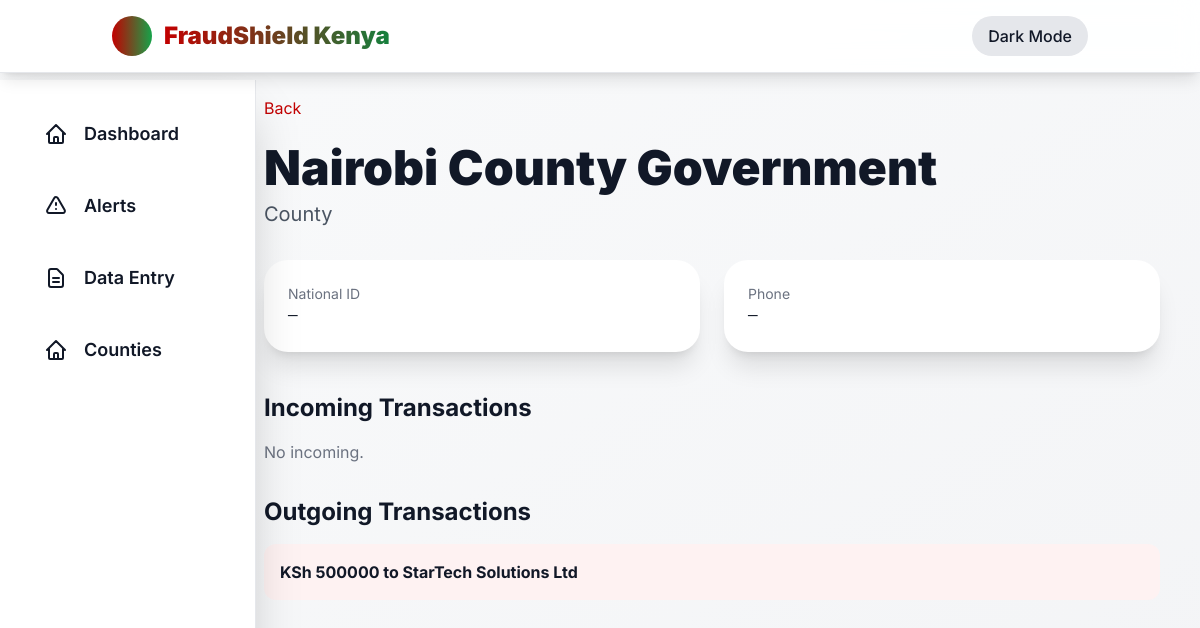
Screenshot of /entity/3/ with the database file from the repository.
### core/models.py (models this page shows, shortened)
class Entity(models.Model):
    ENTITY_TYPES = [('county','county'),('vendor','vendor'),('mp','mp'),('bank','bank'),('telco','telco')]
    name = models.CharField(max_length=255)
    entity_type = models.CharField(max_length=50, choices=ENTITY_TYPES)
    national_id = models.CharField(max_length=50, blank=True, null=True)
    phone = models.CharField(max_length=30, blank=True, null=True)
    metadata = models.JSONField(default=dict, blank=True)
    county = models.ForeignKey(County, null=True, blank=True, on_delete=models.SET_NULL)

class Transaction(models.Model):
    tx_id = models.CharField(max_length=100, unique=True)
    source_entity = models.ForeignKey(Entity, related_name='outgoing', on_delete=models.CASCADE)
    dest_entity = models.ForeignKey(Entity, related_name='incoming', on_delete=models.CASCADE)
    amount = models.DecimalField(max_digits=20, decimal_places=2)
    timestamp = models.DateTimeField()
    tx_type = models.CharField(max_length=50)  # 'mpesa','bank','cheque'
    metadata = models.JSONField(default=dict, blank=True)

### core/views.py (the view)
# urls.py: path('entity/<int:entity_id>/', views.entity_detail, name='entity-detail'),
def entity_detail(request, entity_id):
    entity = get_object_or_404(Entity, id=entity_id)
    incoming = Transaction.objects.filter(dest_entity=entity)
    outgoing = Transaction.objects.filter(source_entity=entity)
    return render(request, 'detail/entity.html', {
        'entity': entity,
        'incoming': incoming,
        'outgoing': outgoing
    })

### templates/detail/entity.html (shortened to what this page needs)
{% extends 'base.html' %}
{% block content %}
<div class="max-w-4xl mx-auto">
  <a href="/" class="inline-block mb-6 text-kenya-red hover:underline">Back</a>
  <h1 class="text-5xl font-black mb-2">{{ entity.name }}</h1>
  <p class="text-xl text-gray-600 mb-8">{{ entity.entity_type|capfirst }}</p>
  <div class="grid grid-cols-1 md:grid-cols-2 gap-6 mb-10">
    <div class="bg-white dark:bg-gray-800 p-6 rounded-3xl shadow-xl">
      <p class="text-sm text-gray-500">National ID</p>
      <p class="font-mono">{{ entity.national_id|default:"—" }}</p>
    </div>
    <div class="bg-white dark:bg-gray-800 p-6 rounded-3xl shadow-xl">
      <p class="text-sm text-gray-500">Phone</p>
      <p class="font-mono">{{ entity.phone|default:"—" }}</p>
    </div>
  </div>
  <h2 class="text-2xl font-bold mb-4">Incoming Transactions</h2>
  {% for tx in incoming %}
    <a href="{% url 'transaction-detail' tx.tx_id %}" class="block p-4 bg-green-50 dark:bg-green-900/20 rounded-xl mb-2">
      <p class="font-bold">KSh {{ tx.amount|floatformat:0 }} from {{ tx.source_entity.name }}</p>
    </a>
  {% empty %}
    <p class="text-gray-500">No incoming.</p>
  {% endfor %}
  <h2 class="text-2xl font-bold mb-4 mt-8">Outgoing Transactions</h2>
  {% for tx in outgoing %}
    <a href="{% url 'transaction-detail' tx.tx_id %}" class="block p-4 bg-red-50 dark:bg-red-900/20 rounded-xl mb-2">
      <p class="font-bold">KSh {{ tx.amount|floatformat:0 }} to {{ tx.dest_entity.name }}</p>
    </a>
  {% empty %}
    <p class="text-gray-500">No outgoing.</p>
  {% endfor %}
</div>
{% endblock %}

### rows the page displays
Entity: name "Nairobi County Government", entity_type "County", national_id "—", phone "—"
Transaction: amount "500000", dest_entity.name "StarTech Solutions Ltd"
